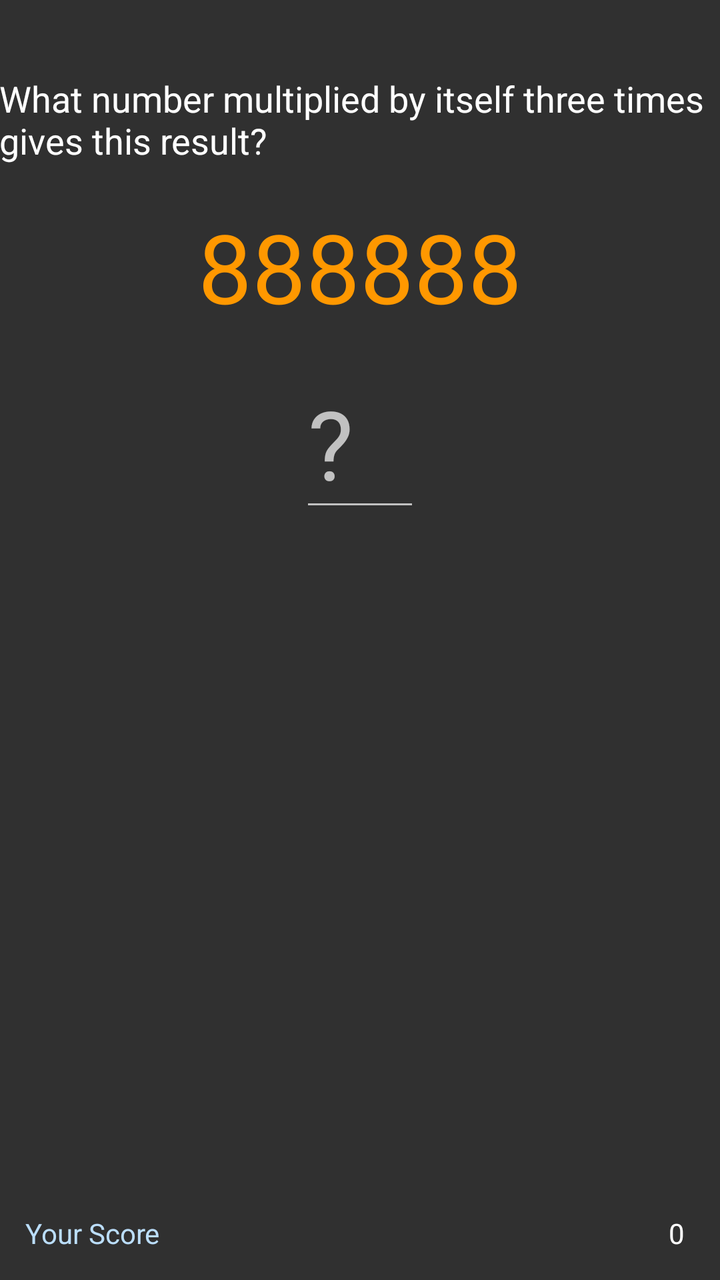
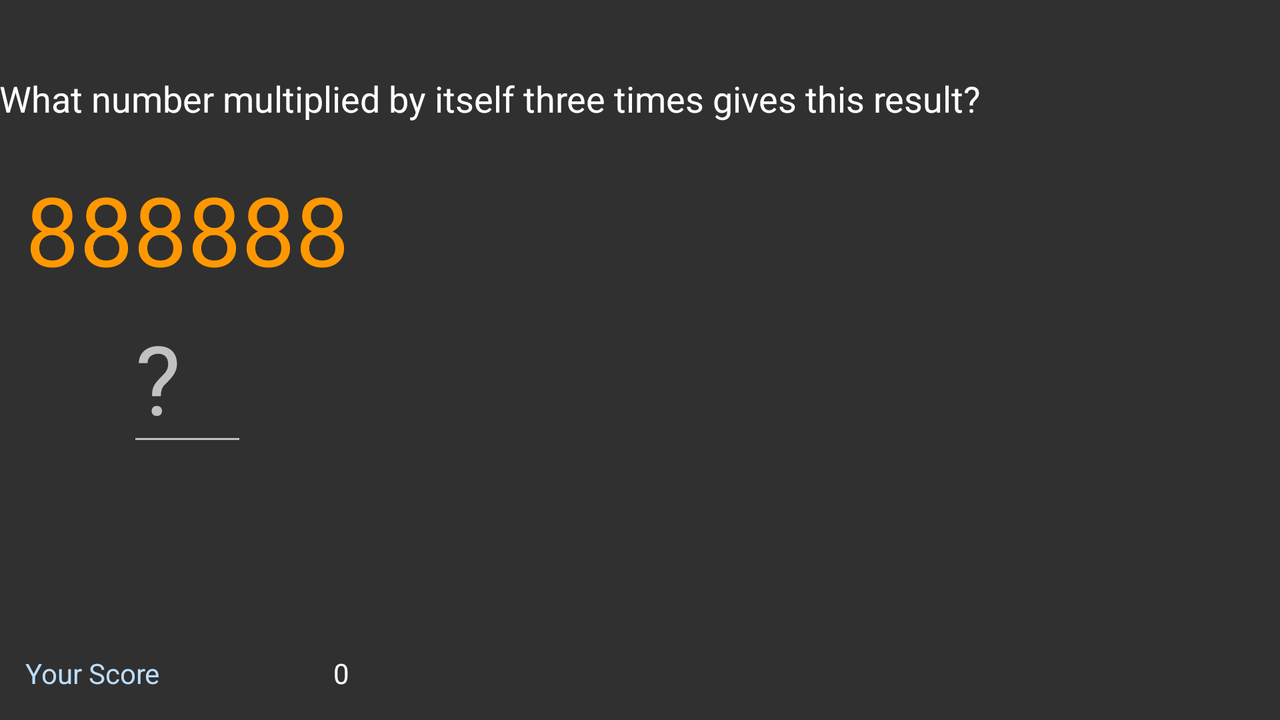

An Android layout and its configuration variant, each rendered on a device that would load it. The default file and the variant file are quoted in full after the pictures.
<!-- AndroidManifest.xml: application theme AppTheme -->
<!-- res/layout/content_main.xml -->
<?xml version="1.0" encoding="utf-8"?>
<RelativeLayout
    xmlns:android="http://schemas.android.com/apk/res/android"
    xmlns:tools="http://schemas.android.com/tools"
    android:layout_width="match_parent"
    android:layout_height="match_parent"
    android:paddingBottom="@dimen/activity_vertical_margin"
    android:paddingLeft="@dimen/activity_horizontal_margin"
    android:paddingRight="@dimen/activity_horizontal_margin"
    android:paddingTop="@dimen/activity_vertical_margin"
    tools:context="dk.brams.android.guessqubicfactor.MainActivity"
    tools:showIn="@layout/activity_main">

    <EditText
        android:id="@+id/answer_text"
        android:layout_width="wrap_content"
        android:layout_height="wrap_content"
        android:hint="@string/Unknown"
        android:inputType="number"
        android:textSize="48sp"
        android:width="60dp"
        android:layout_below="@+id/big_number_text"
        android:layout_centerHorizontal="true"
        android:layout_marginTop="14dp"/>

    <ImageView
        android:layout_width="wrap_content"
        android:layout_height="wrap_content"
        android:scaleX="4"
        android:scaleY="4"
        android:id="@+id/imageGrade"
        android:layout_below="@+id/answer_text"
        android:layout_marginTop="115dp"
        android:layout_centerHorizontal="true"/>

    <TextView
        android:id="@+id/big_number_text"
        android:layout_width="wrap_content"
        android:layout_height="wrap_content"
        android:text="@string/full_display"
        android:textSize="48sp"
        android:layout_marginTop="101dp"
        android:layout_alignParentTop="true"
        android:layout_centerHorizontal="true"
        android:textColor="@color/colorAccent"/>

    <TextView
        android:text="@string/instruction"
        android:layout_width="wrap_content"
        android:layout_height="wrap_content"
        android:layout_alignParentTop="true"
        android:layout_marginTop="37dp"
        android:id="@+id/textView"
        android:textSize="18sp"
        android:textColor="@color/icons"/>

    <TextView
        android:text="@string/score"
        android:layout_width="wrap_content"
        android:layout_height="wrap_content"
        android:layout_alignParentBottom="true"
        android:layout_alignParentLeft="true"
        android:layout_alignParentStart="true"
        android:layout_marginLeft="13dp"
        android:layout_marginStart="13dp"
        android:layout_marginBottom="14dp"
        android:id="@+id/textView2"
        android:textColor="@color/colorPrimaryLight"/>

    <TextView
        android:text="@string/zero"
        android:layout_width="wrap_content"
        android:layout_height="wrap_content"
        android:layout_alignBottom="@+id/textView2"
        android:layout_alignParentRight="true"
        android:layout_alignParentEnd="true"
        android:layout_marginRight="18dp"
        android:layout_marginEnd="18dp"
        android:id="@+id/text_score"
        android:textColor="@color/icons"/>

</RelativeLayout>
<!-- res/layout/activity_main.xml (included above) -->
<?xml version="1.0" encoding="utf-8"?>
<android.support.design.widget.CoordinatorLayout
    xmlns:android="http://schemas.android.com/apk/res/android"
    xmlns:tools="http://schemas.android.com/tools"
    android:layout_width="match_parent"
    android:layout_height="match_parent"
    android:fitsSystemWindows="true"
    tools:context="dk.brams.android.guessqubicfactor.MainActivity">

    <android.support.design.widget.AppBarLayout
        android:layout_width="match_parent"
        android:layout_height="wrap_content"
        android:theme="@style/AppTheme.AppBarOverlay">

    </android.support.design.widget.AppBarLayout>

    <include layout="@layout/content_main"/>

    
</android.support.design.widget.CoordinatorLayout>
<!-- resources referenced by this layout -->
<resources>
  <color name="colorAccent">#ff9800</color>
  <color name="colorPrimaryLight">#bbdefb</color>
  <color name="icons">#ffffff</color>
  <string name="Unknown">\?</string>
  <string name="full_display">888888</string>
  <string name="instruction">What number multiplied by itself three times gives this result?</string>
  <string name="score">Your Score</string>
  <string name="zero">0</string>
  <style name="AppTheme.AppBarOverlay" parent="ThemeOverlay.AppCompat.Dark.ActionBar" />
  <style name="AppTheme" parent="Theme.AppCompat.NoActionBar">
  
          
          <item name="colorPrimary">@color/colorPrimaryDark</item>
          <item name="colorPrimaryDark">@color/colorPrimary</item>
          <item name="colorAccent">@color/colorAccent</item>
      </style>
  <color name="colorPrimaryDark">#1976D2</color>
  <color name="colorPrimary">#2196f3</color>
</resources>
<!-- res/layout-land/content_main.xml (the author's variant of the layout above) -->
<!-- drawn on the phone turned sideways -->
<?xml version="1.0" encoding="utf-8"?>
<RelativeLayout
    xmlns:android="http://schemas.android.com/apk/res/android"
    xmlns:tools="http://schemas.android.com/tools"
    android:layout_width="match_parent"
    android:layout_height="match_parent"
    android:paddingBottom="@dimen/activity_vertical_margin"
    android:paddingLeft="@dimen/activity_horizontal_margin"
    android:paddingRight="@dimen/activity_horizontal_margin"
    android:paddingTop="@dimen/activity_vertical_margin"
    tools:context="dk.brams.android.guessqubicfactor.MainActivity"
    tools:showIn="@layout/activity_main">

    <TextView
        android:text="@string/instruction"
        android:layout_width="wrap_content"
        android:layout_height="wrap_content"
        android:layout_alignParentTop="true"
        android:layout_marginTop="37dp"
        android:id="@+id/textView"
        android:textSize="18sp"
        android:textColor="@color/icons"/>

    <TextView
        android:text="@string/score"
        android:layout_width="wrap_content"
        android:layout_height="wrap_content"
        android:layout_alignParentBottom="true"
        android:layout_alignParentLeft="true"
        android:layout_alignParentStart="true"
        android:layout_marginLeft="13dp"
        android:layout_marginStart="13dp"
        android:layout_marginBottom="14dp"
        android:id="@+id/textView2"
        android:textColor="@color/colorPrimaryLight"/>

    <TextView
        android:text="@string/zero"
        android:layout_width="wrap_content"
        android:layout_height="wrap_content"
        android:id="@+id/text_score"
        android:textColor="@color/icons"
        android:layout_alignBaseline="@+id/textView2"
        android:layout_alignBottom="@+id/textView2"
        android:layout_alignRight="@+id/big_number_text"
        android:layout_alignEnd="@+id/big_number_text"/>

    <TextView
        android:id="@+id/big_number_text"
        android:layout_width="wrap_content"
        android:layout_height="wrap_content"
        android:text="@string/full_display"
        android:textSize="48sp"
        android:layout_marginTop="21dp"
        android:textColor="@color/colorAccent"
        android:layout_below="@+id/textView"
        android:layout_alignLeft="@+id/textView2"
        android:layout_alignStart="@+id/textView2"/>

    <ImageView
        android:layout_width="wrap_content"
        android:layout_height="wrap_content"
        android:scaleX="4"
        android:scaleY="4"
        android:id="@+id/imageGrade"
        android:layout_marginRight="57dp"
        android:layout_marginEnd="57dp"
        android:layout_alignTop="@+id/answer_text"
        android:layout_alignRight="@+id/textView"
        android:layout_alignEnd="@+id/textView"
        android:layout_marginTop="13dp"/>

    <EditText
        android:id="@+id/answer_text"
        android:layout_width="wrap_content"
        android:layout_height="wrap_content"
        android:hint="@string/Unknown"
        android:inputType="number"
        android:textSize="48sp"
        android:width="60dp"
        android:layout_marginRight="43dp"
        android:layout_marginEnd="43dp"
        android:layout_below="@+id/big_number_text"
        android:layout_toLeftOf="@+id/text_score"
        android:layout_toStartOf="@+id/text_score"/>

</RelativeLayout>
<!-- res/layout/content_main.xml (included above) -->
<?xml version="1.0" encoding="utf-8"?>
<RelativeLayout
    xmlns:android="http://schemas.android.com/apk/res/android"
    xmlns:tools="http://schemas.android.com/tools"
    android:layout_width="match_parent"
    android:layout_height="match_parent"
    android:paddingBottom="@dimen/activity_vertical_margin"
    android:paddingLeft="@dimen/activity_horizontal_margin"
    android:paddingRight="@dimen/activity_horizontal_margin"
    android:paddingTop="@dimen/activity_vertical_margin"
    tools:context="dk.brams.android.guessqubicfactor.MainActivity"
    tools:showIn="@layout/activity_main">

    <EditText
        android:id="@+id/answer_text"
        android:layout_width="wrap_content"
        android:layout_height="wrap_content"
        android:hint="@string/Unknown"
        android:inputType="number"
        android:textSize="48sp"
        android:width="60dp"
        android:layout_below="@+id/big_number_text"
        android:layout_centerHorizontal="true"
        android:layout_marginTop="14dp"/>

    <ImageView
        android:layout_width="wrap_content"
        android:layout_height="wrap_content"
        android:scaleX="4"
        android:scaleY="4"
        android:id="@+id/imageGrade"
        android:layout_below="@+id/answer_text"
        android:layout_marginTop="115dp"
        android:layout_centerHorizontal="true"/>

    <TextView
        android:id="@+id/big_number_text"
        android:layout_width="wrap_content"
        android:layout_height="wrap_content"
        android:text="@string/full_display"
        android:textSize="48sp"
        android:layout_marginTop="101dp"
        android:layout_alignParentTop="true"
        android:layout_centerHorizontal="true"
        android:textColor="@color/colorAccent"/>

    <TextView
        android:text="@string/instruction"
        android:layout_width="wrap_content"
        android:layout_height="wrap_content"
        android:layout_alignParentTop="true"
        android:layout_marginTop="37dp"
        android:id="@+id/textView"
        android:textSize="18sp"
        android:textColor="@color/icons"/>

    <TextView
        android:text="@string/score"
        android:layout_width="wrap_content"
        android:layout_height="wrap_content"
        android:layout_alignParentBottom="true"
        android:layout_alignParentLeft="true"
        android:layout_alignParentStart="true"
        android:layout_marginLeft="13dp"
        android:layout_marginStart="13dp"
        android:layout_marginBottom="14dp"
        android:id="@+id/textView2"
        android:textColor="@color/colorPrimaryLight"/>

    <TextView
        android:text="@string/zero"
        android:layout_width="wrap_content"
        android:layout_height="wrap_content"
        android:layout_alignBottom="@+id/textView2"
        android:layout_alignParentRight="true"
        android:layout_alignParentEnd="true"
        android:layout_marginRight="18dp"
        android:layout_marginEnd="18dp"
        android:id="@+id/text_score"
        android:textColor="@color/icons"/>

</RelativeLayout>
